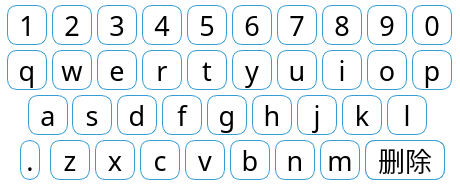
 <widget class="QWidget" name="MyselfInput">
  <property name="geometry">
   <rect>
    <x>0</x>
    <y>0</y>
    <width>460</width>
    <height>185</height>
   </rect>
  </property>
  <property name="font">
   <font>
    <family>文泉驿等宽微米黑</family>
    <pointsize>20</pointsize>
    <italic>false</italic>
   </font>
  </property>
  <property name="focusPolicy">
   <enum>Qt::ClickFocus</enum>
  </property>
  <property name="windowTitle">
   <string>Form</string>
  </property>
  <property name="styleSheet">
   <string notr="true">QWidget{
color: rgb(207, 215, 213);
background-color: rgb(255, 255, 255);
}
QPushButton{
color: rgb(0, 0, 0);
	border: 1px solid ; 
	border-color: rgb(53, 156, 212);
	border-radius:10px;
	font: 20pt &quot;文泉驿等宽微米黑&quot;;
}</string>
  </property>
  <widget class="QPushButton" name="pBtn_1">
   <property name="geometry">
    <rect>
     <x>7</x>
     <y>5</y>
     <width>40</width>
     <height>40</height>
    </rect>
   </property>
   <property name="sizePolicy">
    <sizepolicy hsizetype="Fixed" vsizetype="Fixed">
     <horstretch>0</horstretch>
     <verstretch>0</verstretch>
    </sizepolicy>
   </property>
   <property name="maximumSize">
    <size>
     <width>40</width>
     <height>40</height>
    </size>
   </property>
   <property name="font">
    <font>
     <family>文泉驿等宽微米黑</family>
     <pointsize>20</pointsize>
     <weight>50</weight>
     <italic>false</italic>
     <bold>false</bold>
    </font>
   </property>
   <property name="focusPolicy">
    <enum>Qt::NoFocus</enum>
   </property>
   <property name="text">
    <string>1</string>
   </property>
  </widget>
  <widget class="QPushButton" name="pBtn_2">
   <property name="geometry">
    <rect>
     <x>52</x>
     <y>5</y>
     <width>40</width>
     <height>40</height>
    </rect>
   </property>
   <property name="sizePolicy">
    <sizepolicy hsizetype="Fixed" vsizetype="Fixed">
     <horstretch>0</horstretch>
     <verstretch>0</verstretch>
    </sizepolicy>
   </property>
   <property name="maximumSize">
    <size>
     <width>40</width>
     <height>40</height>
    </size>
   </property>
   <property name="font">
    <font>
     <family>文泉驿等宽微米黑</family>
     <pointsize>20</pointsize>
     <weight>50</weight>
     <italic>false</italic>
     <bold>false</bold>
    </font>
   </property>
   <property name="focusPolicy">
    <enum>Qt::NoFocus</enum>
   </property>
   <property name="text">
    <string>2</string>
   </property>
  </widget>
  <widget class="QPushButton" name="pBtn_3">
   <property name="geometry">
    <rect>
     <x>97</x>
     <y>5</y>
     <width>40</width>
     <height>40</height>
    </rect>
   </property>
   <property name="sizePolicy">
    <sizepolicy hsizetype="Fixed" vsizetype="Fixed">
     <horstretch>0</horstretch>
     <verstretch>0</verstretch>
    </sizepolicy>
   </property>
   <property name="maximumSize">
    <size>
     <width>40</width>
     <height>40</height>
    </size>
   </property>
   <property name="font">
    <font>
     <family>文泉驿等宽微米黑</family>
     <pointsize>20</pointsize>
     <weight>50</weight>
     <italic>false</italic>
     <bold>false</bold>
    </font>
   </property>
   <property name="focusPolicy">
    <enum>Qt::NoFocus</enum>
   </property>
   <property name="text">
    <string>3</string>
   </property>
  </widget>
  <widget class="QPushButton" name="pBtn_4">
   <property name="geometry">
    <rect>
     <x>142</x>
     <y>5</y>
     <width>40</width>
     <height>40</height>
    </rect>
   </property>
   <property name="sizePolicy">
    <sizepolicy hsizetype="Fixed" vsizetype="Fixed">
     <horstretch>0</horstretch>
     <verstretch>0</verstretch>
    </sizepolicy>
   </property>
   <property name="maximumSize">
    <size>
     <width>40</width>
     <height>40</height>
    </size>
   </property>
   <property name="font">
    <font>
     <family>文泉驿等宽微米黑</family>
     <pointsize>20</pointsize>
     <weight>50</weight>
     <italic>false</italic>
     <bold>false</bold>
    </font>
   </property>
   <property name="focusPolicy">
    <enum>Qt::NoFocus</enum>
   </property>
   <property name="text">
    <string>4</string>
   </property>
  </widget>
  <widget class="QPushButton" name="pBtn_5">
   <property name="geometry">
    <rect>
     <x>187</x>
     <y>5</y>
     <width>40</width>
     <height>40</height>
    </rect>
   </property>
   <property name="sizePolicy">
    <sizepolicy hsizetype="Fixed" vsizetype="Fixed">
     <horstretch>0</horstretch>
     <verstretch>0</verstretch>
    </sizepolicy>
   </property>
   <property name="maximumSize">
    <size>
     <width>40</width>
     <height>40</height>
    </size>
   </property>
   <property name="font">
    <font>
     <family>文泉驿等宽微米黑</family>
     <pointsize>20</pointsize>
     <weight>50</weight>
     <italic>false</italic>
     <bold>false</bold>
    </font>
   </property>
   <property name="focusPolicy">
    <enum>Qt::NoFocus</enum>
   </property>
   <property name="text">
    <string>5</string>
   </property>
  </widget>
  <widget class="QPushButton" name="pBtn_6">
   <property name="geometry">
    <rect>
     <x>232</x>
     <y>5</y>
     <width>40</width>
     <height>40</height>
    </rect>
   </property>
   <property name="sizePolicy">
    <sizepolicy hsizetype="Fixed" vsizetype="Fixed">
     <horstretch>0</horstretch>
     <verstretch>0</verstretch>
    </sizepolicy>
   </property>
   <property name="maximumSize">
    <size>
     <width>40</width>
     <height>40</height>
    </size>
   </property>
   <property name="font">
    <font>
     <family>文泉驿等宽微米黑</family>
     <pointsize>20</pointsize>
     <weight>50</weight>
     <italic>false</italic>
     <bold>false</bold>
    </font>
   </property>
   <property name="focusPolicy">
    <enum>Qt::NoFocus</enum>
   </property>
   <property name="text">
    <string>6</string>
   </property>
  </widget>
  <widget class="QPushButton" name="pBtn_7">
   <property name="geometry">
    <rect>
     <x>277</x>
     <y>5</y>
     <width>40</width>
     <height>40</height>
    </rect>
   </property>
   <property name="sizePolicy">
    <sizepolicy hsizetype="Fixed" vsizetype="Fixed">
     <horstretch>0</horstretch>
     <verstretch>0</verstretch>
    </sizepolicy>
   </property>
   <property name="maximumSize">
    <size>
     <width>40</width>
     <height>40</height>
    </size>
   </property>
   <property name="font">
    <font>
     <family>文泉驿等宽微米黑</family>
     <pointsize>20</pointsize>
     <weight>50</weight>
     <italic>false</italic>
     <bold>false</bold>
    </font>
   </property>
   <property name="focusPolicy">
    <enum>Qt::NoFocus</enum>
   </property>
   <property name="text">
    <string>7</string>
   </property>
  </widget>
  <widget class="QPushButton" name="pBtn_10">
   <property name="geometry">
    <rect>
     <x>412</x>
     <y>5</y>
     <width>40</width>
     <height>40</height>
    </rect>
   </property>
   <property name="sizePolicy">
    <sizepolicy hsizetype="Fixed" vsizetype="Fixed">
     <horstretch>0</horstretch>
     <verstretch>0</verstretch>
    </sizepolicy>
   </property>
   <property name="maximumSize">
    <size>
     <width>40</width>
     <height>40</height>
    </size>
   </property>
   <property name="font">
    <font>
     <family>文泉驿等宽微米黑</family>
     <pointsize>20</pointsize>
     <weight>50</weight>
     <italic>false</italic>
     <bold>false</bold>
    </font>
   </property>
   <property name="focusPolicy">
    <enum>Qt::NoFocus</enum>
   </property>
   <property name="text">
    <string>0</string>
   </property>
  </widget>
  <widget class="QPushButton" name="pBtn_8">
   <property name="geometry">
    <rect>
     <x>322</x>
     <y>5</y>
     <width>40</width>
     <height>40</height>
    </rect>
   </property>
   <property name="sizePolicy">
    <sizepolicy hsizetype="Fixed" vsizetype="Fixed">
     <horstretch>0</horstretch>
     <verstretch>0</verstretch>
    </sizepolicy>
   </property>
   <property name="maximumSize">
    <size>
     <width>40</width>
     <height>40</height>
    </size>
   </property>
   <property name="font">
    <font>
     <family>文泉驿等宽微米黑</family>
     <pointsize>20</pointsize>
     <weight>50</weight>
     <italic>false</italic>
     <bold>false</bold>
    </font>
   </property>
   <property name="focusPolicy">
    <enum>Qt::NoFocus</enum>
   </property>
   <property name="text">
    <string>8</string>
   </property>
  </widget>
  <widget class="QPushButton" name="pBtn_9">
   <property name="geometry">
    <rect>
     <x>367</x>
     <y>5</y>
     <width>40</width>
     <height>40</height>
    </rect>
   </property>
   <property name="sizePolicy">
    <sizepolicy hsizetype="Fixed" vsizetype="Fixed">
     <horstretch>0</horstretch>
     <verstretch>0</verstretch>
    </sizepolicy>
   </property>
   <property name="maximumSize">
    <size>
     <width>40</width>
     <height>40</height>
    </size>
   </property>
   <property name="font">
    <font>
     <family>文泉驿等宽微米黑</family>
     <pointsize>20</pointsize>
     <weight>50</weight>
     <italic>false</italic>
     <bold>false</bold>
    </font>
   </property>
   <property name="focusPolicy">
    <enum>Qt::NoFocus</enum>
   </property>
   <property name="text">
    <string>9</string>
   </property>
  </widget>
  <widget class="QPushButton" name="pBtn_q">
   <property name="geometry">
    <rect>
     <x>7</x>
     <y>50</y>
     <width>40</width>
     <height>40</height>
    </rect>
   </property>
   <property name="sizePolicy">
    <sizepolicy hsizetype="Fixed" vsizetype="Fixed">
     <horstretch>0</horstretch>
     <verstretch>0</verstretch>
    </sizepolicy>
   </property>
   <property name="maximumSize">
    <size>
     <width>40</width>
     <height>40</height>
    </size>
   </property>
   <property name="font">
    <font>
     <family>文泉驿等宽微米黑</family>
     <pointsize>20</pointsize>
     <weight>50</weight>
     <italic>false</italic>
     <bold>false</bold>
    </font>
   </property>
   <property name="focusPolicy">
    <enum>Qt::NoFocus</enum>
   </property>
   <property name="text">
    <string>q</string>
   </property>
  </widget>
  <widget class="QPushButton" name="pBtn_w">
   <property name="geometry">
    <rect>
     <x>52</x>
     <y>50</y>
     <width>40</width>
     <height>40</height>
    </rect>
   </property>
   <property name="sizePolicy">
    <sizepolicy hsizetype="Fixed" vsizetype="Fixed">
     <horstretch>0</horstretch>
     <verstretch>0</verstretch>
    </sizepolicy>
   </property>
   <property name="maximumSize">
    <size>
     <width>40</width>
     <height>40</height>
    </size>
   </property>
   <property name="font">
    <font>
     <family>文泉驿等宽微米黑</family>
     <pointsize>20</pointsize>
     <weight>50</weight>
     <italic>false</italic>
     <bold>false</bold>
    </font>
   </property>
   <property name="focusPolicy">
    <enum>Qt::NoFocus</enum>
   </property>
   <property name="text">
    <string>w</string>
   </property>
  </widget>
  <widget class="QPushButton" name="pBtn_e">
   <property name="geometry">
    <rect>
     <x>97</x>
     <y>50</y>
     <width>40</width>
     <height>40</height>
    </rect>
   </property>
   <property name="sizePolicy">
    <sizepolicy hsizetype="Fixed" vsizetype="Fixed">
     <horstretch>0</horstretch>
     <verstretch>0</verstretch>
    </sizepolicy>
   </property>
   <property name="maximumSize">
    <size>
     <width>40</width>
     <height>40</height>
    </size>
   </property>
   <property name="font">
    <font>
     <family>文泉驿等宽微米黑</family>
     <pointsize>20</pointsize>
     <weight>50</weight>
     <italic>false</italic>
     <bold>false</bold>
    </font>
   </property>
   <property name="focusPolicy">
    <enum>Qt::NoFocus</enum>
   </property>
   <property name="text">
    <string>e</string>
   </property>
  </widget>
  <widget class="QPushButton" name="pBtn_r">
   <property name="geometry">
    <rect>
     <x>142</x>
     <y>50</y>
     <width>40</width>
     <height>40</height>
    </rect>
   </property>
   <property name="sizePolicy">
    <sizepolicy hsizetype="Fixed" vsizetype="Fixed">
     <horstretch>0</horstretch>
     <verstretch>0</verstretch>
    </sizepolicy>
   </property>
   <property name="maximumSize">
    <size>
     <width>40</width>
     <height>40</height>
    </size>
   </property>
   <property name="font">
    <font>
     <family>文泉驿等宽微米黑</family>
     <pointsize>20</pointsize>
     <weight>50</weight>
     <italic>false</italic>
     <bold>false</bold>
    </font>
   </property>
   <property name="focusPolicy">
    <enum>Qt::NoFocus</enum>
   </property>
   <property name="text">
    <string>r</string>
   </property>
  </widget>
  <widget class="QPushButton" name="pBtn_t">
   <property name="geometry">
    <rect>
     <x>187</x>
     <y>50</y>
     <width>40</width>
     <height>40</height>
    </rect>
   </property>
   <property name="sizePolicy">
    <sizepolicy hsizetype="Fixed" vsizetype="Fixed">
     <horstretch>0</horstretch>
     <verstretch>0</verstretch>
    </sizepolicy>
   </property>
   <property name="maximumSize">
    <size>
     <width>40</width>
     <height>40</height>
    </size>
   </property>
   <property name="font">
    <font>
     <family>文泉驿等宽微米黑</family>
     <pointsize>20</pointsize>
     <weight>50</weight>
     <italic>false</italic>
     <bold>false</bold>
    </font>
   </property>
   <property name="focusPolicy">
    <enum>Qt::NoFocus</enum>
   </property>
   <property name="text">
    <string>t</string>
   </property>
  </widget>
  <widget class="QPushButton" name="pBtn_y">
   <property name="geometry">
    <rect>
     <x>232</x>
     <y>50</y>
     <width>40</width>
     <height>40</height>
    </rect>
   </property>
   <property name="sizePolicy">
    <sizepolicy hsizetype="Fixed" vsizetype="Fixed">
     <horstretch>0</horstretch>
     <verstretch>0</verstretch>
    </sizepolicy>
   </property>
   <property name="maximumSize">
    <size>
     <width>40</width>
     <height>40</height>
    </size>
   </property>
   <property name="font">
    <font>
     <family>文泉驿等宽微米黑</family>
     <pointsize>20</pointsize>
     <weight>50</weight>
     <italic>false</italic>
     <bold>false</bold>
    </font>
   </property>
   <property name="focusPolicy">
    <enum>Qt::NoFocus</enum>
   </property>
   <property name="text">
    <string>y</string>
   </property>
  </widget>
  <widget class="QPushButton" name="pBtn_u">
   <property name="geometry">
    <rect>
     <x>277</x>
     <y>50</y>
     <width>40</width>
     <height>40</height>
    </rect>
   </property>
   <property name="sizePolicy">
    <sizepolicy hsizetype="Fixed" vsizetype="Fixed">
     <horstretch>0</horstretch>
     <verstretch>0</verstretch>
    </sizepolicy>
   </property>
   <property name="maximumSize">
    <size>
     <width>40</width>
     <height>40</height>
    </size>
   </property>
   <property name="font">
    <font>
     <family>文泉驿等宽微米黑</family>
     <pointsize>20</pointsize>
     <weight>50</weight>
     <italic>false</italic>
     <bold>false</bold>
    </font>
   </property>
   <property name="focusPolicy">
    <enum>Qt::NoFocus</enum>
   </property>
   <property name="text">
    <string>u</string>
   </property>
  </widget>
  <widget class="QPushButton" name="pBtn_p">
   <property name="geometry">
    <rect>
     <x>412</x>
     <y>50</y>
     <width>40</width>
     <height>40</height>
    </rect>
   </property>
   <property name="sizePolicy">
    <sizepolicy hsizetype="Fixed" vsizetype="Fixed">
     <horstretch>0</horstretch>
     <verstretch>0</verstretch>
    </sizepolicy>
   </property>
   <property name="maximumSize">
    <size>
     <width>40</width>
     <height>40</height>
    </size>
   </property>
   <property name="font">
    <font>
     <family>文泉驿等宽微米黑</family>
     <pointsize>20</pointsize>
     <weight>50</weight>
     <italic>false</italic>
     <bold>false</bold>
    </font>
   </property>
   <property name="focusPolicy">
    <enum>Qt::NoFocus</enum>
   </property>
   <property name="text">
    <string>p</string>
   </property>
  </widget>
  <widget class="QPushButton" name="pBtn_i">
   <property name="geometry">
    <rect>
     <x>322</x>
     <y>50</y>
     <width>40</width>
     <height>40</height>
    </rect>
   </property>
   <property name="sizePolicy">
    <sizepolicy hsizetype="Fixed" vsizetype="Fixed">
     <horstretch>0</horstretch>
     <verstretch>0</verstretch>
    </sizepolicy>
   </property>
   <property name="maximumSize">
    <size>
     <width>40</width>
     <height>40</height>
    </size>
   </property>
   <property name="font">
    <font>
     <family>文泉驿等宽微米黑</family>
     <pointsize>20</pointsize>
     <weight>50</weight>
     <italic>false</italic>
     <bold>false</bold>
    </font>
   </property>
   <property name="focusPolicy">
    <enum>Qt::NoFocus</enum>
   </property>
   <property name="text">
    <string>i</string>
   </property>
  </widget>
  <widget class="QPushButton" name="pBtn_o">
   <property name="geometry">
    <rect>
     <x>367</x>
     <y>50</y>
     <width>40</width>
     <height>40</height>
    </rect>
   </property>
   <property name="sizePolicy">
    <sizepolicy hsizetype="Fixed" vsizetype="Fixed">
     <horstretch>0</horstretch>
     <verstretch>0</verstretch>
    </sizepolicy>
   </property>
   <property name="maximumSize">
    <size>
     <width>40</width>
     <height>40</height>
    </size>
   </property>
   <property name="font">
    <font>
     <family>文泉驿等宽微米黑</family>
     <pointsize>20</pointsize>
     <weight>50</weight>
     <italic>false</italic>
     <bold>false</bold>
    </font>
   </property>
   <property name="focusPolicy">
    <enum>Qt::NoFocus</enum>
   </property>
   <property name="text">
    <string>o</string>
   </property>
  </widget>
  <widget class="QPushButton" name="pBtn_a">
   <property name="geometry">
    <rect>
     <x>28</x>
     <y>95</y>
     <width>40</width>
     <height>40</height>
    </rect>
   </property>
   <property name="sizePolicy">
    <sizepolicy hsizetype="Fixed" vsizetype="Fixed">
     <horstretch>0</horstretch>
     <verstretch>0</verstretch>
    </sizepolicy>
   </property>
   <property name="maximumSize">
    <size>
     <width>40</width>
     <height>40</height>
    </size>
   </property>
   <property name="font">
    <font>
     <family>文泉驿等宽微米黑</family>
     <pointsize>20</pointsize>
     <weight>50</weight>
     <italic>false</italic>
     <bold>false</bold>
    </font>
   </property>
   <property name="focusPolicy">
    <enum>Qt::NoFocus</enum>
   </property>
   <property name="text">
    <string>a</string>
   </property>
  </widget>
  <widget class="QPushButton" name="pBtn_s">
   <property name="geometry">
    <rect>
     <x>72</x>
     <y>95</y>
     <width>40</width>
     <height>40</height>
    </rect>
   </property>
   <property name="sizePolicy">
    <sizepolicy hsizetype="Fixed" vsizetype="Fixed">
     <horstretch>0</horstretch>
     <verstretch>0</verstretch>
    </sizepolicy>
   </property>
   <property name="maximumSize">
    <size>
     <width>40</width>
     <height>40</height>
    </size>
   </property>
   <property name="font">
    <font>
     <family>文泉驿等宽微米黑</family>
     <pointsize>20</pointsize>
     <weight>50</weight>
     <italic>false</italic>
     <bold>false</bold>
    </font>
   </property>
   <property name="focusPolicy">
    <enum>Qt::NoFocus</enum>
   </property>
   <property name="text">
    <string>s</string>
   </property>
  </widget>
  <widget class="QPushButton" name="pBtn_d">
   <property name="geometry">
    <rect>
     <x>117</x>
     <y>95</y>
     <width>40</width>
     <height>40</height>
    </rect>
   </property>
   <property name="sizePolicy">
    <sizepolicy hsizetype="Fixed" vsizetype="Fixed">
     <horstretch>0</horstretch>
     <verstretch>0</verstretch>
    </sizepolicy>
   </property>
   <property name="maximumSize">
    <size>
     <width>40</width>
     <height>40</height>
    </size>
   </property>
   <property name="font">
    <font>
     <family>文泉驿等宽微米黑</family>
     <pointsize>20</pointsize>
     <weight>50</weight>
     <italic>false</italic>
     <bold>false</bold>
    </font>
   </property>
   <property name="focusPolicy">
    <enum>Qt::NoFocus</enum>
   </property>
   <property name="text">
    <string>d</string>
   </property>
  </widget>
  <widget class="QPushButton" name="pBtn_f">
   <property name="geometry">
    <rect>
     <x>162</x>
     <y>95</y>
     <width>40</width>
     <height>40</height>
    </rect>
   </property>
   <property name="sizePolicy">
    <sizepolicy hsizetype="Fixed" vsizetype="Fixed">
     <horstretch>0</horstretch>
     <verstretch>0</verstretch>
    </sizepolicy>
   </property>
   <property name="maximumSize">
    <size>
     <width>40</width>
     <height>40</height>
    </size>
   </property>
   <property name="font">
    <font>
     <family>文泉驿等宽微米黑</family>
     <pointsize>20</pointsize>
     <weight>50</weight>
     <italic>false</italic>
     <bold>false</bold>
    </font>
   </property>
   <property name="focusPolicy">
    <enum>Qt::NoFocus</enum>
   </property>
   <property name="text">
    <string>f</string>
   </property>
  </widget>
  <widget class="QPushButton" name="pBtn_g">
   <property name="geometry">
    <rect>
     <x>207</x>
     <y>95</y>
     <width>40</width>
     <height>40</height>
    </rect>
   </property>
   <property name="sizePolicy">
    <sizepolicy hsizetype="Fixed" vsizetype="Fixed">
     <horstretch>0</horstretch>
     <verstretch>0</verstretch>
    </sizepolicy>
   </property>
   <property name="maximumSize">
    <size>
     <width>40</width>
     <height>40</height>
    </size>
   </property>
   <property name="font">
    <font>
     <family>文泉驿等宽微米黑</family>
     <pointsize>20</pointsize>
     <weight>50</weight>
     <italic>false</italic>
     <bold>false</bold>
    </font>
   </property>
   <property name="focusPolicy">
    <enum>Qt::NoFocus</enum>
   </property>
   <property name="text">
    <string>g</string>
   </property>
  </widget>
  <widget class="QPushButton" name="pBtn_h">
   <property name="geometry">
    <rect>
     <x>252</x>
     <y>95</y>
     <width>40</width>
     <height>40</height>
    </rect>
   </property>
   <property name="sizePolicy">
    <sizepolicy hsizetype="Fixed" vsizetype="Fixed">
     <horstretch>0</horstretch>
     <verstretch>0</verstretch>
    </sizepolicy>
   </property>
   <property name="maximumSize">
    <size>
     <width>40</width>
     <height>40</height>
    </size>
   </property>
   <property name="font">
    <font>
     <family>文泉驿等宽微米黑</family>
     <pointsize>20</pointsize>
     <weight>50</weight>
     <italic>false</italic>
     <bold>false</bold>
    </font>
   </property>
   <property name="focusPolicy">
    <enum>Qt::NoFocus</enum>
   </property>
   <property name="text">
    <string>h</string>
   </property>
  </widget>
  <widget class="QPushButton" name="pBtn_j">
   <property name="geometry">
    <rect>
     <x>297</x>
     <y>95</y>
     <width>40</width>
     <height>40</height>
    </rect>
   </property>
   <property name="sizePolicy">
    <sizepolicy hsizetype="Fixed" vsizetype="Fixed">
     <horstretch>0</horstretch>
     <verstretch>0</verstretch>
    </sizepolicy>
   </property>
   <property name="maximumSize">
    <size>
     <width>40</width>
     <height>40</height>
    </size>
   </property>
   <property name="font">
    <font>
     <family>文泉驿等宽微米黑</family>
     <pointsize>20</pointsize>
     <weight>50</weight>
     <italic>false</italic>
     <bold>false</bold>
    </font>
   </property>
   <property name="focusPolicy">
    <enum>Qt::NoFocus</enum>
   </property>
   <property name="text">
    <string>j</string>
   </property>
  </widget>
  <widget class="QPushButton" name="pBtn_k">
   <property name="geometry">
    <rect>
     <x>342</x>
     <y>95</y>
     <width>40</width>
     <height>40</height>
    </rect>
   </property>
   <property name="sizePolicy">
    <sizepolicy hsizetype="Fixed" vsizetype="Fixed">
     <horstretch>0</horstretch>
     <verstretch>0</verstretch>
    </sizepolicy>
   </property>
   <property name="maximumSize">
    <size>
     <width>40</width>
     <height>40</height>
    </size>
   </property>
   <property name="font">
    <font>
     <family>文泉驿等宽微米黑</family>
     <pointsize>20</pointsize>
     <weight>50</weight>
     <italic>false</italic>
     <bold>false</bold>
    </font>
   </property>
   <property name="focusPolicy">
    <enum>Qt::NoFocus</enum>
   </property>
   <property name="text">
    <string>k</string>
   </property>
  </widget>
  <widget class="QPushButton" name="pBtn_l">
   <property name="geometry">
    <rect>
     <x>387</x>
     <y>95</y>
     <width>40</width>
     <height>40</height>
    </rect>
   </property>
   <property name="sizePolicy">
    <sizepolicy hsizetype="Fixed" vsizetype="Fixed">
     <horstretch>0</horstretch>
     <verstretch>0</verstretch>
    </sizepolicy>
   </property>
   <property name="maximumSize">
    <size>
     <width>40</width>
     <height>40</height>
    </size>
   </property>
   <property name="font">
    <font>
     <family>文泉驿等宽微米黑</family>
     <pointsize>20</pointsize>
     <weight>50</weight>
     <italic>false</italic>
     <bold>false</bold>
    </font>
   </property>
   <property name="focusPolicy">
    <enum>Qt::NoFocus</enum>
   </property>
   <property name="text">
    <string>l</string>
   </property>
  </widget>
  <widget class="QPushButton" name="pBtn_z">
   <property name="geometry">
    <rect>
     <x>50</x>
     <y>140</y>
     <width>40</width>
     <height>40</height>
    </rect>
   </property>
   <property name="sizePolicy">
    <sizepolicy hsizetype="Fixed" vsizetype="Fixed">
     <horstretch>0</horstretch>
     <verstretch>0</verstretch>
    </sizepolicy>
   </property>
   <property name="maximumSize">
    <size>
     <width>40</width>
     <height>40</height>
    </size>
   </property>
   <property name="font">
    <font>
     <family>文泉驿等宽微米黑</family>
     <pointsize>20</pointsize>
     <weight>50</weight>
     <italic>false</italic>
     <bold>false</bold>
    </font>
   </property>
   <property name="focusPolicy">
    <enum>Qt::NoFocus</enum>
   </property>
   <property name="text">
    <string>z</string>
   </property>
  </widget>
  <widget class="QPushButton" name="pBtn_x">
   <property name="geometry">
    <rect>
     <x>95</x>
     <y>140</y>
     <width>40</width>
     <height>40</height>
    </rect>
   </property>
   <property name="sizePolicy">
    <sizepolicy hsizetype="Fixed" vsizetype="Fixed">
     <horstretch>0</horstretch>
     <verstretch>0</verstretch>
    </sizepolicy>
   </property>
   <property name="maximumSize">
    <size>
     <width>40</width>
     <height>40</height>
    </size>
   </property>
   <property name="font">
    <font>
     <family>文泉驿等宽微米黑</family>
     <pointsize>20</pointsize>
     <weight>50</weight>
     <italic>false</italic>
     <bold>false</bold>
    </font>
   </property>
   <property name="focusPolicy">
    <enum>Qt::NoFocus</enum>
   </property>
   <property name="text">
    <string>x</string>
   </property>
  </widget>
  <widget class="QPushButton" name="pBtn_c">
   <property name="geometry">
    <rect>
     <x>140</x>
     <y>140</y>
     <width>40</width>
     <height>40</height>
    </rect>
   </property>
   <property name="sizePolicy">
    <sizepolicy hsizetype="Fixed" vsizetype="Fixed">
     <horstretch>0</horstretch>
     <verstretch>0</verstretch>
    </sizepolicy>
   </property>
   <property name="maximumSize">
    <size>
     <width>40</width>
     <height>40</height>
    </size>
   </property>
   <property name="font">
    <font>
     <family>文泉驿等宽微米黑</family>
     <pointsize>20</pointsize>
     <weight>50</weight>
     <italic>false</italic>
     <bold>false</bold>
    </font>
   </property>
   <property name="focusPolicy">
    <enum>Qt::NoFocus</enum>
   </property>
   <property name="text">
    <string>c</string>
   </property>
  </widget>
  <widget class="QPushButton" name="pBtn_v">
   <property name="geometry">
    <rect>
     <x>185</x>
     <y>140</y>
     <width>40</width>
     <height>40</height>
    </rect>
   </property>
   <property name="sizePolicy">
    <sizepolicy hsizetype="Fixed" vsizetype="Fixed">
     <horstretch>0</horstretch>
     <verstretch>0</verstretch>
    </sizepolicy>
   </property>
   <property name="maximumSize">
    <size>
     <width>40</width>
     <height>40</height>
    </size>
   </property>
   <property name="font">
    <font>
     <family>文泉驿等宽微米黑</family>
     <pointsize>20</pointsize>
     <weight>50</weight>
     <italic>false</italic>
     <bold>false</bold>
    </font>
   </property>
   <property name="focusPolicy">
    <enum>Qt::NoFocus</enum>
   </property>
   <property name="text">
    <string>v</string>
   </property>
  </widget>
  <widget class="QPushButton" name="pBtn_b">
   <property name="geometry">
    <rect>
     <x>230</x>
     <y>140</y>
     <width>40</width>
     <height>40</height>
    </rect>
   </property>
   <property name="sizePolicy">
    <sizepolicy hsizetype="Fixed" vsizetype="Fixed">
     <horstretch>0</horstretch>
     <verstretch>0</verstretch>
    </sizepolicy>
   </property>
   <property name="maximumSize">
    <size>
     <width>40</width>
     <height>40</height>
    </size>
   </property>
   <property name="font">
    <font>
     <family>文泉驿等宽微米黑</family>
     <pointsize>20</pointsize>
     <weight>50</weight>
     <italic>false</italic>
     <bold>false</bold>
    </font>
   </property>
   <property name="focusPolicy">
    <enum>Qt::NoFocus</enum>
   </property>
   <property name="text">
    <string>b</string>
   </property>
  </widget>
  <widget class="QPushButton" name="pBtn_n">
   <property name="geometry">
    <rect>
     <x>275</x>
     <y>140</y>
     <width>40</width>
     <height>40</height>
    </rect>
   </property>
   <property name="sizePolicy">
    <sizepolicy hsizetype="Fixed" vsizetype="Fixed">
     <horstretch>0</horstretch>
     <verstretch>0</verstretch>
    </sizepolicy>
   </property>
   <property name="maximumSize">
    <size>
     <width>40</width>
     <height>40</height>
    </size>
   </property>
   <property name="font">
    <font>
     <family>文泉驿等宽微米黑</family>
     <pointsize>20</pointsize>
     <weight>50</weight>
     <italic>false</italic>
     <bold>false</bold>
    </font>
   </property>
   <property name="focusPolicy">
    <enum>Qt::NoFocus</enum>
   </property>
   <property name="text">
    <string>n</string>
   </property>
  </widget>
  <widget class="QPushButton" name="pBtn_m">
   <property name="geometry">
    <rect>
     <x>320</x>
     <y>140</y>
     <width>40</width>
     <height>40</height>
    </rect>
   </property>
   <property name="sizePolicy">
    <sizepolicy hsizetype="Fixed" vsizetype="Fixed">
     <horstretch>0</horstretch>
     <verstretch>0</verstretch>
    </sizepolicy>
   </property>
   <property name="maximumSize">
    <size>
     <width>40</width>
     <height>40</height>
    </size>
   </property>
   <property name="font">
    <font>
     <family>文泉驿等宽微米黑</family>
     <pointsize>20</pointsize>
     <weight>50</weight>
     <italic>false</italic>
     <bold>false</bold>
    </font>
   </property>
   <property name="focusPolicy">
    <enum>Qt::NoFocus</enum>
   </property>
   <property name="text">
    <string>m</string>
   </property>
  </widget>
  <widget class="QPushButton" name="pBtn_del">
   <property name="geometry">
    <rect>
     <x>365</x>
     <y>140</y>
     <width>80</width>
     <height>40</height>
    </rect>
   </property>
   <property name="sizePolicy">
    <sizepolicy hsizetype="Fixed" vsizetype="Fixed">
     <horstretch>0</horstretch>
     <verstretch>0</verstretch>
    </sizepolicy>
   </property>
   <property name="minimumSize">
    <size>
     <width>0</width>
     <height>0</height>
    </size>
   </property>
   <property name="font">
    <font>
     <family>文泉驿等宽微米黑</family>
     <pointsize>20</pointsize>
     <weight>50</weight>
     <italic>false</italic>
     <bold>false</bold>
    </font>
   </property>
   <property name="focusPolicy">
    <enum>Qt::NoFocus</enum>
   </property>
   <property name="text">
    <string>删除</string>
   </property>
  </widget>
  <widget class="QPushButton" name="pBtn_gb">
   <property name="enabled">
    <bool>false</bool>
   </property>
   <property name="geometry">
    <rect>
     <x>365</x>
     <y>140</y>
     <width>80</width>
     <height>40</height>
    </rect>
   </property>
   <property name="sizePolicy">
    <sizepolicy hsizetype="Fixed" vsizetype="Fixed">
     <horstretch>0</horstretch>
     <verstretch>0</verstretch>
    </sizepolicy>
   </property>
   <property name="minimumSize">
    <size>
     <width>0</width>
     <height>0</height>
    </size>
   </property>
   <property name="font">
    <font>
     <family>文泉驿等宽微米黑</family>
     <pointsize>20</pointsize>
     <weight>50</weight>
     <italic>false</italic>
     <bold>false</bold>
    </font>
   </property>
   <property name="focusPolicy">
    <enum>Qt::StrongFocus</enum>
   </property>
   <property name="text">
    <string>关闭</string>
   </property>
  </widget>
  <widget class="QPushButton" name="pBtn_point">
   <property name="geometry">
    <rect>
     <x>20</x>
     <y>140</y>
     <width>20</width>
     <height>40</height>
    </rect>
   </property>
   <property name="sizePolicy">
    <sizepolicy hsizetype="Fixed" vsizetype="Fixed">
     <horstretch>0</horstretch>
     <verstretch>0</verstretch>
    </sizepolicy>
   </property>
   <property name="maximumSize">
    <size>
     <width>40</width>
     <height>40</height>
    </size>
   </property>
   <property name="font">
    <font>
     <family>文泉驿等宽微米黑</family>
     <pointsize>20</pointsize>
     <weight>50</weight>
     <italic>false</italic>
     <bold>false</bold>
    </font>
   </property>
   <property name="focusPolicy">
    <enum>Qt::NoFocus</enum>
   </property>
   <property name="text">
    <string>.</string>
   </property>
  </widget>
  <zorder>pBtn_1</zorder>
  <zorder>pBtn_2</zorder>
  <zorder>pBtn_3</zorder>
  <zorder>pBtn_4</zorder>
  <zorder>pBtn_5</zorder>
  <zorder>pBtn_6</zorder>
  <zorder>pBtn_7</zorder>
  <zorder>pBtn_10</zorder>
  <zorder>pBtn_8</zorder>
  <zorder>pBtn_9</zorder>
  <zorder>pBtn_q</zorder>
  <zorder>pBtn_w</zorder>
  <zorder>pBtn_e</zorder>
  <zorder>pBtn_r</zorder>
  <zorder>pBtn_t</zorder>
  <zorder>pBtn_y</zorder>
  <zorder>pBtn_u</zorder>
  <zorder>pBtn_p</zorder>
  <zorder>pBtn_i</zorder>
  <zorder>pBtn_o</zorder>
  <zorder>pBtn_a</zorder>
  <zorder>pBtn_s</zorder>
  <zorder>pBtn_d</zorder>
  <zorder>pBtn_f</zorder>
  <zorder>pBtn_g</zorder>
  <zorder>pBtn_h</zorder>
  <zorder>pBtn_j</zorder>
  <zorder>pBtn_k</zorder>
  <zorder>pBtn_l</zorder>
  <zorder>pBtn_z</zorder>
  <zorder>pBtn_x</zorder>
  <zorder>pBtn_c</zorder>
  <zorder>pBtn_v</zorder>
  <zorder>pBtn_b</zorder>
  <zorder>pBtn_n</zorder>
  <zorder>pBtn_m</zorder>
  <zorder>pBtn_gb</zorder>
  <zorder>pBtn_del</zorder>
  <zorder>pBtn_point</zorder>
 </widget>
